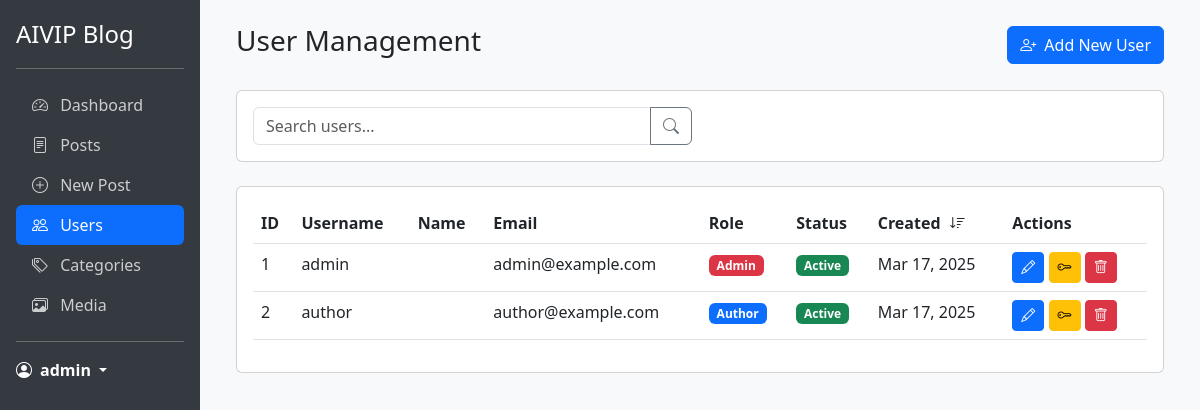
Page /admin/index.php?page=users (signed in) on the committed database.
### tables this page shows
CREATE TABLE IF NOT EXISTS users (
    id INT AUTO_INCREMENT PRIMARY KEY,
    username VARCHAR(50) UNIQUE NOT NULL,
    email VARCHAR(100) UNIQUE NOT NULL,
    password VARCHAR(255) NOT NULL,
    first_name VARCHAR(50),
    last_name VARCHAR(50),
    role ENUM('admin', 'author') NOT NULL DEFAULT 'author',
    status ENUM('active', 'inactive') NOT NULL DEFAULT 'active',
    last_login DATETIME,
    created_at DATETIME NOT NULL DEFAULT CURRENT_TIMESTAMP,
    updated_at DATETIME NOT NULL DEFAULT CURRENT_TIMESTAMP ON UPDATE CURRENT_TIMESTAMP
);

### admin/pages/users.php (the view, shortened to what this page needs)
<?php
$page = isset($_GET['page_num']) ? (int)$_GET['page_num'] : 1;
$limit = 10;
$search = isset($_GET['search']) ? $_GET['search'] : '';
$sort_column = isset($_GET['sort']) ? $_GET['sort'] : 'created_at';
$sort_direction = isset($_GET['direction']) ? $_GET['direction'] : 'desc';
$db = new Database();
$conn = $db->getConnection();
$query = "SELECT * FROM users WHERE 1=1";
$params = [];
$types = "";
$offset = ($page - 1) * $limit;
$query .= " ORDER BY $sort_column $sort_direction LIMIT ? OFFSET ?";
$params[] = $limit;
$params[] = $offset;
$types .= "ii";
$stmt = $conn->prepare($query);
if (!empty($params)) {
    $stmt->bind_param($types, ...$params);
}
$stmt->execute();
$users = $stmt->get_result();
?>
<div class="container-fluid">
    <div class="d-flex justify-content-between align-items-center mb-4">
        <h1 class="h3">User Management</h1>
        <button type="button" class="btn btn-primary" data-bs-toggle="modal" data-bs-target="#addUserModal">
            <i class="bi bi-person-plus me-2"></i>Add New User
        </button>
    </div>
    <div class="card mb-4">
        <div class="card-body">
            <form method="GET" class="row g-3">
                <div class="col-md-6">
                    <div class="input-group">
                        <input type="text" class="form-control" name="search" placeholder="Search users..."
                               value="<?php echo htmlspecialchars($search); ?>">
                        <button class="btn btn-outline-secondary" type="submit">
                            <i class="bi bi-search"></i>
                        </button>
                    </div>
                </div>
            </form>
        </div>
    </div>
    <div class="card">
        <div class="card-body">
            <div class="table-responsive">
                <table class="table table-hover">
                    <thead>
                        <tr>
                            <th class="sortable" data-column="id">
                                ID
                            </th>
                            <th class="sortable" data-column="username">
                                Username
                            </th>
                            <th class="sortable" data-column="first_name">
                                Name
                            </th>
                            <th class="sortable" data-column="email">
                                Email
                            </th>
                            <th class="sortable" data-column="role">
                                Role
                            </th>
                            <th class="sortable" data-column="status">
                                Status
                            </th>
                            <th class="sortable" data-column="created_at">
                                Created
                                <?php if ($sort_column === 'created_at'): ?>
                                    <i class="bi bi-sort-<?php echo $sort_direction === 'asc' ? 'up' : 'down'; ?>"></i>
                                <?php endif; ?>
                            </th>
                            <th>Actions</th>
                        </tr>
                    </thead>
                    <tbody>
                        <?php while ($user = $users->fetch_assoc()): ?>
                        <tr>
                            <td><?php echo $user['id']; ?></td>
                            <td><?php echo htmlspecialchars($user['username']); ?></td>
                            <td><?php echo htmlspecialchars($user['first_name'] . ' ' . $user['last_name']); ?></td>
                            <td><?php echo htmlspecialchars($user['email']); ?></td>
                            <td>
                                <span class="badge bg-<?php echo $user['role'] === 'admin' ? 'danger' : 'primary'; ?>">
                                    <?php echo ucfirst($user['role']); ?>
                                </span>
                            </td>
                            <td>
                                <span class="badge bg-<?php echo $user['status'] === 'active' ? 'success' : 'warning'; ?>">
                                    <?php echo ucfirst($user['status']); ?>
                                </span>
                            </td>
                            <td><?php echo date('M j, Y', strtotime($user['created_at'])); ?></td>
                            <td>
                                <button class="btn btn-sm btn-primary edit-user" data-user='<?php echo json_encode($user); ?>'>
                                    <i class="bi bi-pencil"></i>
                                </button>
                                <button class="btn btn-sm btn-warning reset-password" data-id="<?php echo $user['id']; ?>">
                                    <i class="bi bi-key"></i>
                                </button>
                                <button class="btn btn-sm btn-danger delete-user" data-id="<?php echo $user['id']; ?>">
                                    <i class="bi bi-trash"></i>
                                </button>
                            </td>
                        </tr>
                        <?php endwhile; ?>
                    </tbody>
                </table>
            </div>
        </div>
    </div>
</div>

### admin/pages/users.php (style rules this page uses)
.sortable { cursor: pointer; user-select: none; }
.sortable i { margin-left: 5px; }

### rows in the picture
users: id "1", username "admin", email "admin@example.com", role "Admin", status "Active", created_at "Mar 17, 2025"
users: id "2", username "author", email "author@example.com", role "Author", status "Active", created_at "Mar 17, 2025"

### other values in the picture
$_SESSION['username'] "admin"
